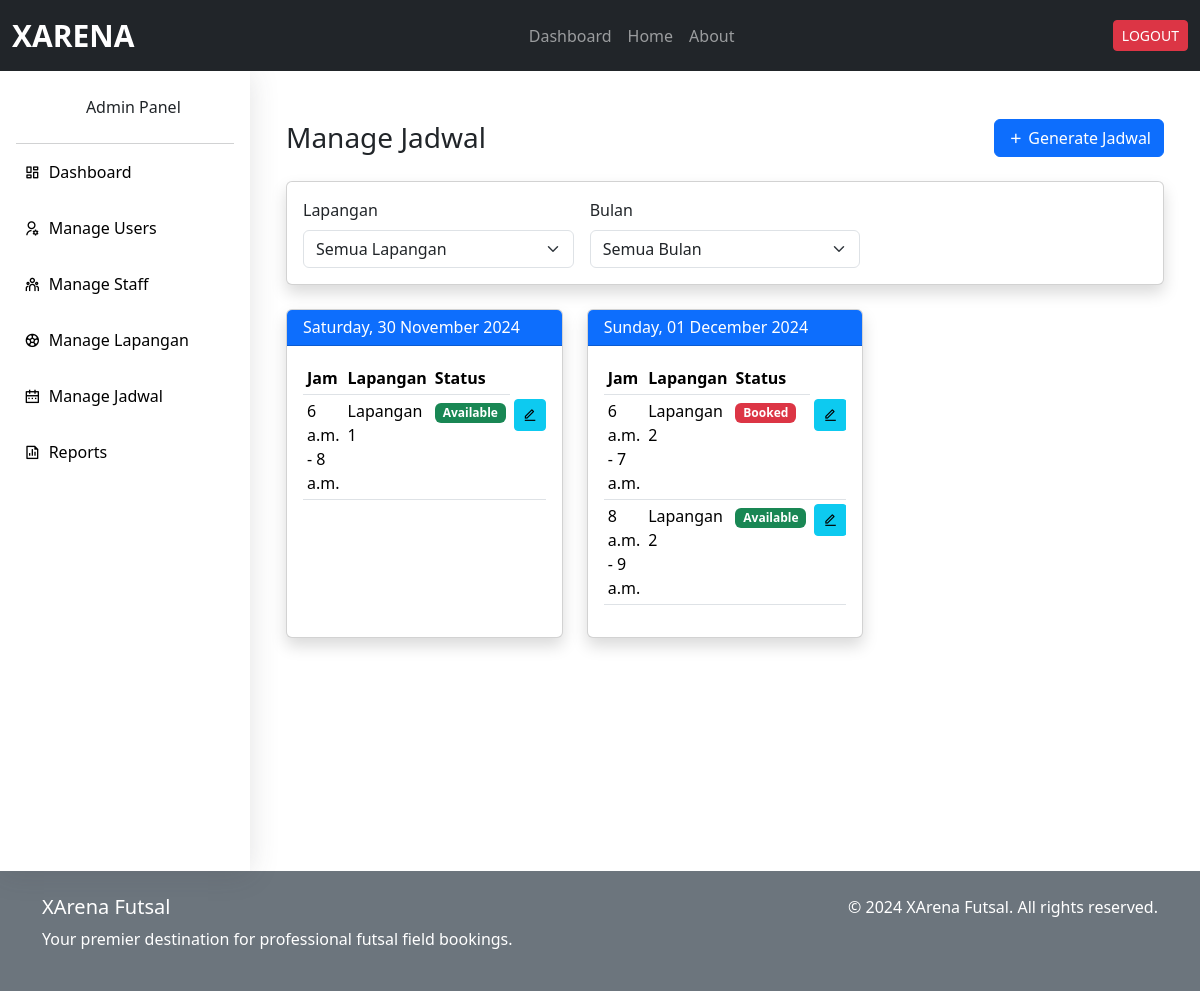
Before: /adm/jadwal/ (signed in) with the older database file.
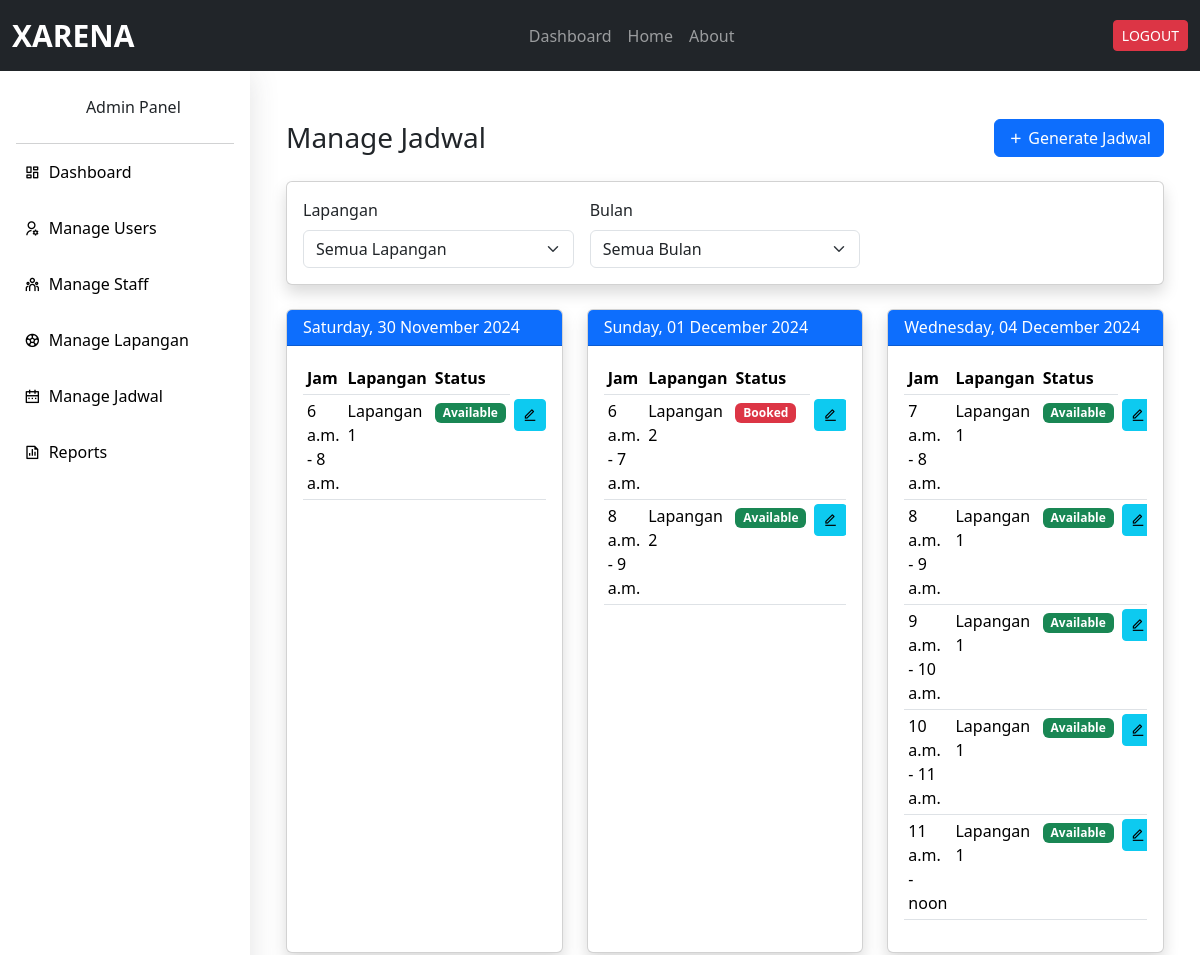
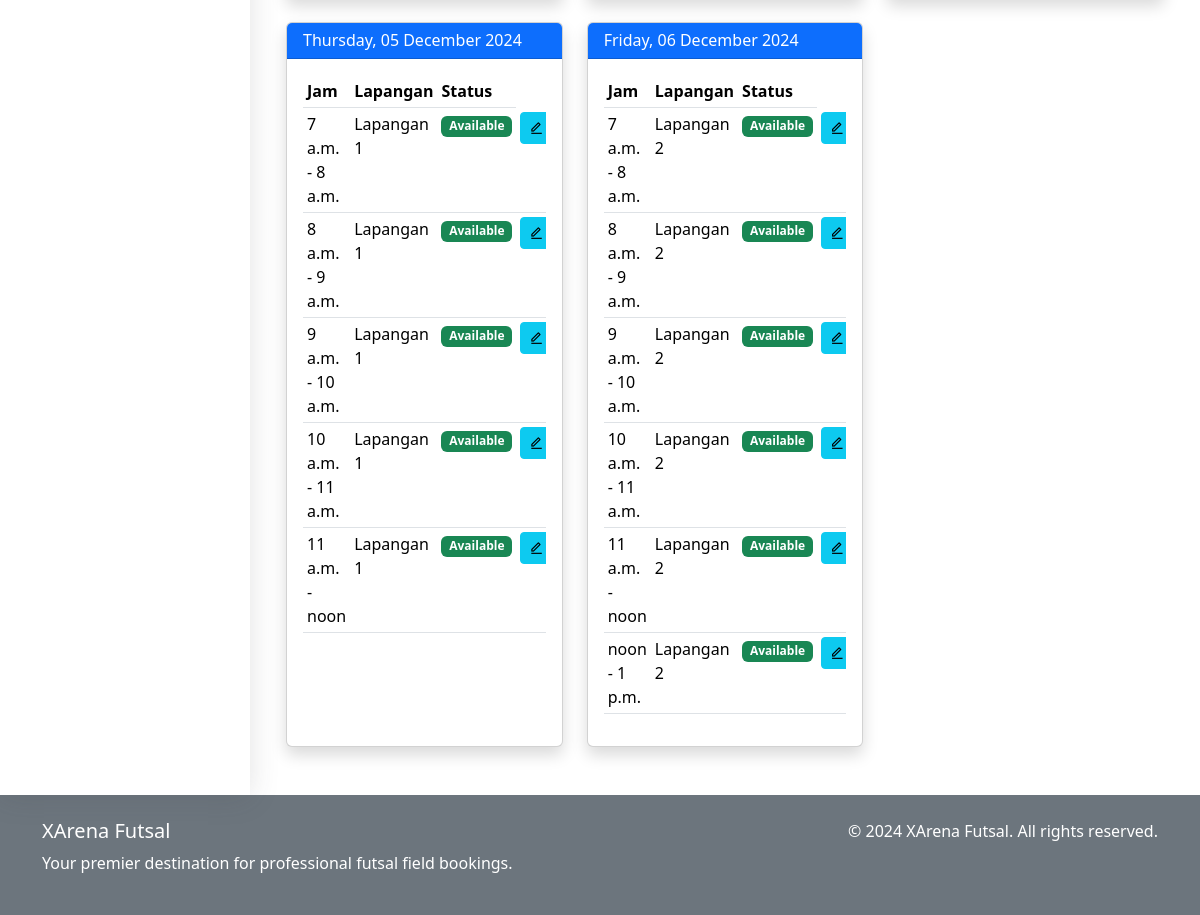
After: the same page with the newer database file (2 pictures, top to bottom).
### xarena_app/models.py (models this page shows, shortened)
class Jadwal(models.Model):
    lapangan = models.ForeignKey(Lapangan, on_delete=models.CASCADE)
    tanggal = models.DateField()
    jam_mulai = models.TimeField()
    jam_selesai = models.TimeField()
    is_available = models.BooleanField(default=True)

class Lapangan(models.Model):
    nama = models.CharField(max_length=100)
    deskripsi = models.TextField(max_length=500)
    harga_per_jam = models.DecimalField(max_digits=10, decimal_places=2)
    gambar = models.ImageField(upload_to='lapangan_images/', blank=True, null=True)
    is_available = models.BooleanField(default=True)

### xarena_app/views.py (the view)
# urls.py: path('adm/jadwal/', views.manage_jadwal, name='manage_jadwal'),
def manage_jadwal(request):
    if not request.user.is_superuser:
        raise PermissionDenied
    lapangan_id = request.GET.get('lapangan')
    month = request.GET.get('month')
    jadwal_list = Jadwal.objects.all()
    if lapangan_id:
        jadwal_list = jadwal_list.filter(lapangan_id=lapangan_id)
    if month:
        jadwal_list = jadwal_list.filter(tanggal__month=month)
    dates = {}
    for jadwal in jadwal_list.order_by('tanggal', 'jam_mulai'):
        if jadwal.tanggal not in dates:
            dates[jadwal.tanggal] = []
        dates[jadwal.tanggal].append(jadwal)
    sorted_dates = sorted(dates.items())
    paginator = Paginator(sorted_dates, 7)
    page = request.GET.get('page')
    dates_page = paginator.get_page(page)
    month_choices = [
        (1, 'Januari'),
        (2, 'Februari'),
        (3, 'Maret'),
        (4, 'April'),
        (5, 'Mei'),
        (6, 'Juni'),
        (7, 'Juli'),
        (8, 'Agustus'),
        (9, 'September'),
        (10, 'Oktober'),
        (11, 'November'),
        (12, 'Desember')
    ]
    context = {
        'dates': dates_page,
        'lapangan': Lapangan.objects.all(),
        'selected_lapangan': lapangan_id,
        'selected_month': month,
        'months': month_choices,
    }
    return render(request, 'admin/manage_jadwal.html', context)

### templates/admin/manage_jadwal.html (shortened to what this page needs)
{% extends './base_admin.html' %}
{% block admin_content %}
<div class="container-fluid mt-4">
  <div class="d-sm-flex align-items-center justify-content-between mb-4">
    <h1 class="h3 mb-0 text-gray-800">Manage Jadwal</h1>
    <button class="btn btn-primary" data-bs-toggle="modal" data-bs-target="#generateJadwalModal">
      <i class="ri-add-line"></i> Generate Jadwal
    </button>
  </div>
  <div class="card shadow mb-4">
    <div class="card-body">
      <form method="GET" class="row g-3">
        <div class="col-md-4">
          <label class="form-label">Lapangan</label>
          <select name="lapangan" class="form-select" onchange="this.form.submit()">
            <option value="">Semua Lapangan</option>
          </select>
        </div>
        <div class="col-md-4">
          <label class="form-label">Bulan</label>
          <select name="month" class="form-select" onchange="this.form.submit()">
            <option value="">Semua Bulan</option>
          </select>
        </div>
      </form>
    </div>
  </div>
  <div class="row">
    {% for date, schedules in dates %}
    <div class="col-md-6 col-xl-4 mb-4">
      <div class="card shadow h-100">
        <div class="card-header bg-primary text-white">
          <h6 class="m-0 font-weight-bold">{{ date|date:"l, d F Y" }}</h6>
        </div>
        <div class="card-body">
          <div class="table-responsive">
            <table class="table table-sm">
              <thead>
                <tr>
                  <th>Jam</th>
                  <th>Lapangan</th>
                  <th>Status</th>
                </tr>
              </thead>
              <tbody>
                {% for schedule in schedules %}
                <tr>
                  <td>{{ schedule.jam_mulai }} - {{ schedule.jam_selesai }}</td>
                  <td>{{ schedule.lapangan.nama }}</td>
                  <td>
                    <span class="badge {% if schedule.is_available %}bg-success{% else %}bg-danger{% endif %}">
                      {{ schedule.is_available|yesno:"Available,Booked" }}
                    </span>
                  </td>
                  <td>
                    <button
                      class="btn btn-info btn-sm edit-jadwal"
                      data-id="{{ schedule.id }}"
                      data-tanggal="{{ schedule.tanggal|date:'Y-m-d' }}"
                      data-jam-mulai="{{ schedule.jam_mulai|time:'H:i' }}"
                      data-jam-selesai="{{ schedule.jam_selesai|time:'H:i' }}"
                      data-is-available="{{ schedule.is_available|lower }}"
                      data-lapangan="{{ schedule.lapangan.nama }}"
                      data-bs-toggle="modal"
                      data-bs-target="#editJadwalModal"
                    >
                      <i class="ri-edit-line"></i>
                    </button>
                  </td>
                </tr>
                {% endfor %}
              </tbody>
            </table>
          </div>
        </div>
      </div>
    </div>
    {% empty %}
    <div class="col-12">
      <div class="alert alert-info">
        Tidak ada jadwal yang tersedia
      </div>
    </div>
    {% endfor %}
  </div>
</div>
{% endblock %}

Changed rows visible on the page:
added Jadwal: tanggal "Wednesday, 04 December 2024", jam_mulai "7 a.m.", jam_selesai "8 a.m.", lapangan.nama "Lapangan 1", is_available "Available"
added Jadwal: jam_mulai "8 a.m.", jam_selesai "9 a.m.", lapangan.nama "Lapangan 1", is_available "Available", shown under "Wednesday, 04 December 2024"
added Jadwal: jam_mulai "9 a.m.", jam_selesai "10 a.m.", lapangan.nama "Lapangan 1", is_available "Available", shown under "Wednesday, 04 December 2024"
added Jadwal: jam_mulai "10 a.m.", jam_selesai "11 a.m.", lapangan.nama "Lapangan 1", is_available "Available", shown under "Wednesday, 04 December 2024"
added Jadwal: jam_mulai "11 a.m.", jam_selesai "noon", lapangan.nama "Lapangan 1", is_available "Available", shown under "Wednesday, 04 December 2024"
added Jadwal: tanggal "Thursday, 05 December 2024", jam_mulai "7 a.m.", jam_selesai "8 a.m.", lapangan.nama "Lapangan 1", is_available "Available"
added Jadwal: jam_mulai "8 a.m.", jam_selesai "9 a.m.", lapangan.nama "Lapangan 1", is_available "Available", shown under "Thursday, 05 December 2024"
added Jadwal: jam_mulai "9 a.m.", jam_selesai "10 a.m.", lapangan.nama "Lapangan 1", is_available "Available", shown under "Thursday, 05 December 2024"
added Jadwal: jam_mulai "10 a.m.", jam_selesai "11 a.m.", lapangan.nama "Lapangan 1", is_available "Available", shown under "Thursday, 05 December 2024"
added Jadwal: jam_mulai "11 a.m.", jam_selesai "noon", lapangan.nama "Lapangan 1", is_available "Available", shown under "Thursday, 05 December 2024"
added Jadwal: tanggal "Friday, 06 December 2024", jam_mulai "7 a.m.", jam_selesai "8 a.m.", lapangan.nama "Lapangan 2", is_available "Available"
added Jadwal: jam_mulai "8 a.m.", jam_selesai "9 a.m.", lapangan.nama "Lapangan 2", is_available "Available", shown under "Friday, 06 December 2024"
added Jadwal: jam_mulai "9 a.m.", jam_selesai "10 a.m.", lapangan.nama "Lapangan 2", is_available "Available", shown under "Friday, 06 December 2024"
added Jadwal: jam_mulai "10 a.m.", jam_selesai "11 a.m.", lapangan.nama "Lapangan 2", is_available "Available", shown under "Friday, 06 December 2024"
added Jadwal: jam_mulai "11 a.m.", jam_selesai "noon", lapangan.nama "Lapangan 2", is_available "Available", shown under "Friday, 06 December 2024"
added Jadwal: jam_mulai "noon", jam_selesai "1 p.m.", lapangan.nama "Lapangan 2", is_available "Available", shown under "Friday, 06 December 2024"
